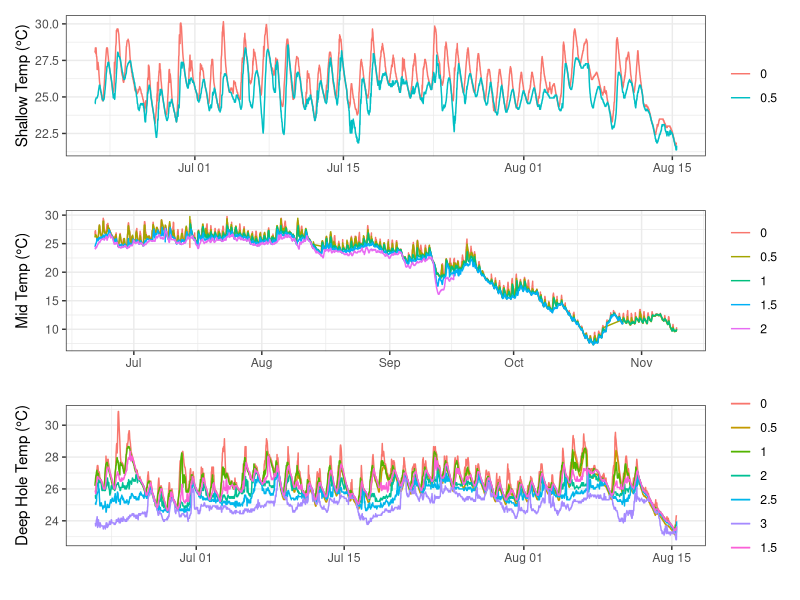

Write the R code that produced this figure. (Note: this script raises an error after producing the figure.)
library(tidyverse)
library(lubridate)
library(patchwork)

shallow_temp<- read_csv("data/temperature/shallow/temp_shallow.csv")
shallow_temp<- shallow_temp%>%
  mutate(datetime = as.POSIXct(datetime, format="%m/%d/%y %H:%M"))

mid_temp<- read_csv("data/temperature/mid/temp_mid.csv")
mid_temp<- mid_temp%>%
  mutate(datetime = as.POSIXct(datetime, format="%m/%d/%y %H:%M"))

deep_temp<- read_csv("data/temperature/deep/temp_deep.csv")
deep_temp<- deep_temp%>%
  mutate(datetime = as.POSIXct(datetime, format="%m/%d/%y %H:%M"))

shallow<-ggplot(shallow_temp)+
  geom_line(aes(x = datetime, y = Temp_C, color = as.factor(depth)))+
  ylab('Shallow Temp (°C)') +
  labs(fill = ((expression("Temperature " ( degree*C)))))+
  xlab("")+
  theme_bw()+
  theme(legend.title=element_blank())
mid<-ggplot((mid_temp))+
  geom_line(aes(x = datetime, y = Temp_C, color = as.factor(depth)))+
  ylab('Mid Temp (°C)') +
  labs(fill = ((expression("Temperature " ( degree*C)))))+
  xlab("")+
  theme_bw()+
  theme(legend.title=element_blank())

deep<-ggplot()+
  geom_line(data = dplyr::filter(deep_temp, depth !=1.5), aes(x = datetime, y = Temp_C, color = as.factor(depth)))+
  geom_line(data = dplyr::filter(deep_temp, depth ==1.5 & (datetime < "2022-09-16 00:00:00")), aes(x = datetime, y = Temp_C, color = as.factor(depth)))+
  geom_line(data = dplyr::filter(deep_temp, depth ==1.5 & (datetime > "2022-10-31 00:00:00")), aes(x = datetime, y = Temp_C, color = as.factor(depth)))+
  ylab('Deep Hole Temp (°C)') +
  labs(fill = ((expression("Temperature " ( degree*C)))))+
  xlab("")+
  theme_bw()+
  theme(legend.title=element_blank())

shallow/mid/deep
#ggsave('figures/temp.png', height = 10, width = 8, dpi = 500, units = 'in')

ggview(units = "in", height = 10, width = 8, dpi = 500)
